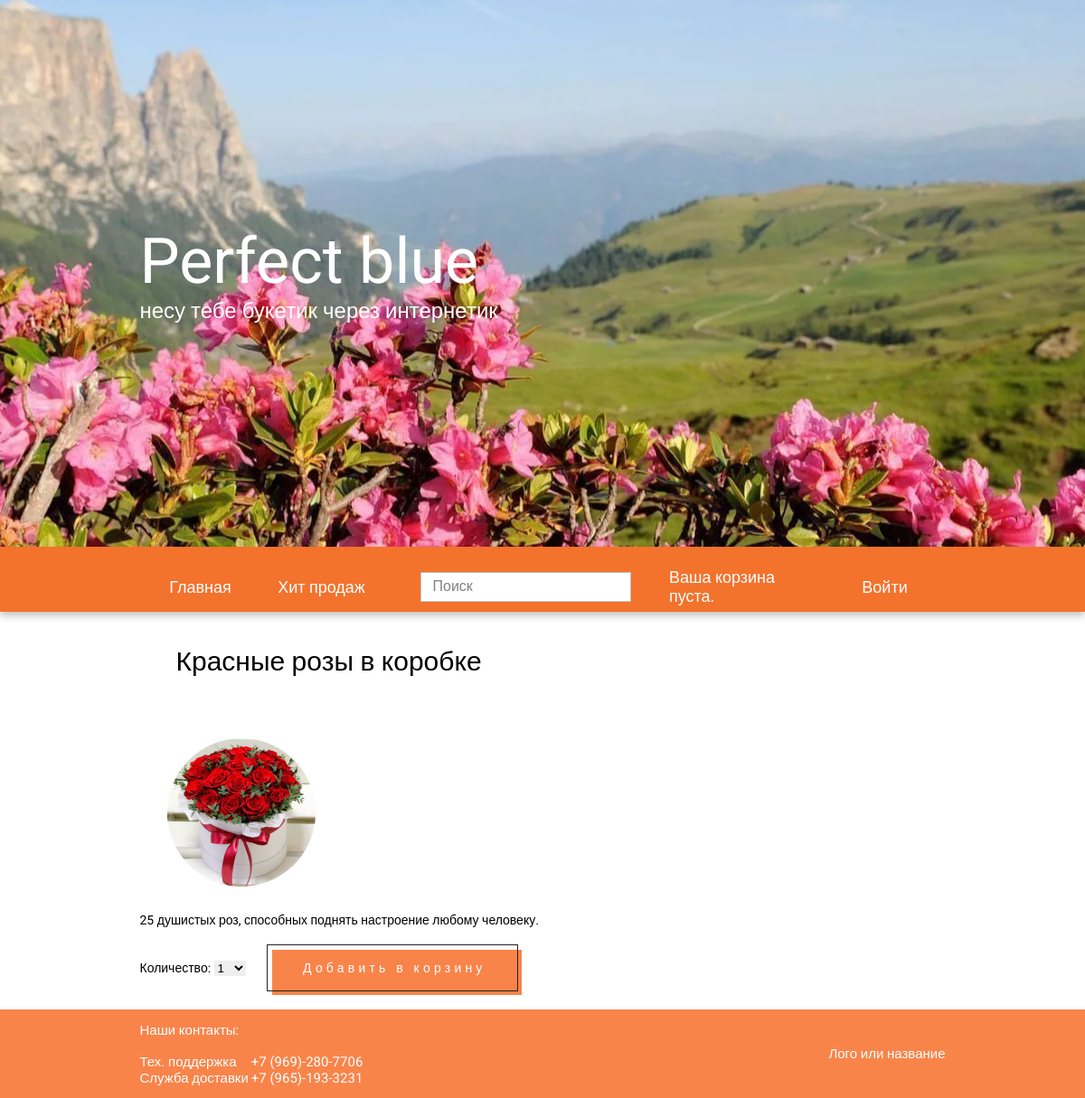
The app's page /post/red-roses-box/ with its own data.
### flowers/models.py (models this page shows, shortened)
class Flowers(models.Model):
    title = models.CharField(max_length=50, verbose_name='Название')
    description = models.TextField(blank=True, verbose_name='Описание')
    price = models.CharField(max_length=10, verbose_name='Цена')
    number_of_purchases = models.IntegerField(default=0, verbose_name='Количество покупок')
    image = models.ImageField(upload_to='photos/%Y/%m/%d/', verbose_name='Фото')
    slug = models.SlugField(max_length=255, unique=True, db_index=True, verbose_name='URL')
    cat = models.ForeignKey('Categories', on_delete=models.CASCADE)
    def __str__(self):
        return self.title
    class Meta:
        verbose_name = 'Цветы'
        verbose_name_plural = 'Цветы'
        ordering = ['title', 'price', 'number_of_purchases']

### flowers/views.py (the view, shortened to what this page needs)
# urls.py: path('post/<slug:post_slug>/', PostFlowers.as_view(), name='post'),
class PostFlowers(DataMixin, View):
    def get(self, request, post_slug):
        post = Flowers.objects.get(slug=post_slug)
        cart_product_form = CartAddProductForm()
        context = {
            'menu': menu,
            'categories': cats,
            'post': post,
            'cart_product_form': cart_product_form,
        }
        return render(request, 'flowers/post.html', context)

### cart/forms.py
class CartAddProductForm(forms.Form):
    quantity = forms.TypedChoiceField(choices=PRODUCT_QUANTITY_CHOICES, coerce=int, label='Количество')
    update = forms.BooleanField(required=False, initial=False, widget=forms.HiddenInput)

### cart/cart.py (called while the page is built)
    def __len__(self):
        return sum(item['quantity'] for item in self.cart.values())

### cart/context_processors.py (called while the page is built)
def cart(request):
    return {'cart': Cart(request)}

### flowers/templates/flowers/post.html (shortened to what this page needs)
{% extends 'flowers/base.html' %}
{% block content %}
<div class="_container">
    <div>
        <h1 class="post-title">{{ post }}</h1>
        <img class="post-image" src="{{ post.image.url }}" alt="image">
        <div>
            {{ post.description }}
        </div>
        <div>
            <form action="{% url 'cart:cart_add' post.id %}" method="post">
                {{ cart_product_form }}
                <button class="buy" type="submit" value="Add to cart">Добавить в корзину</button>
            </form>
        </div>
    </div>
</div>
{% endblock %}

### flowers/static/flowers/css/style.css (style rules this page uses)
* { padding: 0; margin: 0; border: 0; }
*, *:before, *:after { -webkit-box-sizing: border-box; box-sizing: border-box; }
html, body { height: 100%; width: 100%; font-size: 100%; line-height: 1; font-size: 14px; -ms-text-size-adjust: 100%; -moz-text-size-adjust: 100%; -webkit-text-size-adjust: 100%; }
input, button, textarea { font-family: inherit; }
button { cursor: pointer; }
img { vertical-align: top; }
h1, h2, h3, h4, h5, h6 { font-size: inherit; font-weight: 400; }
body { font-family: 'Roboto', sans-serif; }
._container { max-width: 891px; margin: 0 auto; }
h1.post-title { font-size: 30px; padding: 40px; }
img.post-image { padding: 30px; }
.buy { margin: 20px; color: #FFFFFF; background: transparent; border: 1px solid #232323; position: relative; font-size: 14px; letter-spacing: .3em; padding: 17px 34px 17px 39px; transition: .2s ease-in-out; cursor: pointer; }
.buy:before { content: ""; position: absolute; top: 5px; left: 5px; width: 100%; height: 100%; background: #F9844A; z-index: -1; transition: .25s ease; transform: translate(0, 0); }

### records on screen
Flowers: title "Красные розы в коробке", image (picture), description "25 душистых роз, способных поднять настроение любому человеку."

### other values on screen
{{ m.title }} "Главная" "Хит продаж"
